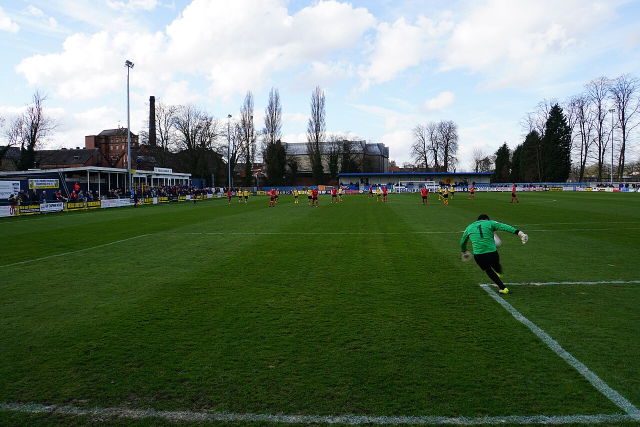
#> input picture scripts/fixtures/match-real.jpg, 1280 x 853 px (shown at 1/2 size)
$ python benchmark-footage-import.py --images fixtures
#> lines starting #> are read from the running program, lines starting #| are printed output that depends on the picture
#!/usr/bin/env python3
"""Offline benchmark for the pinned Roboflow soccer models.

The normal command runs the measured 1280px path. Use --worker only through
the parent process. --verify checks the committed, generated artifacts without
importing Ultralytics.
"""
from __future__ import annotations

import argparse
import hashlib
import json
import os
import platform
import resource
import subprocess
import sys
import time
from pathlib import Path
from typing import Any

ROOT = Path(__file__).resolve().parents[1]
SOURCE = ROOT / "scripts/fixtures/match-real.jpg"
OUT = ROOT / "docs/research/footage-import"
SAMPLES = OUT / "samples"
OVERLAYS = OUT / "overlays"
PLAYER_MODEL = Path("/tmp/roboflow-models/player.pt")
PITCH_MODEL = Path("/tmp/roboflow-models/pitch.pt")
UPSTREAM_COMMIT = "42c80c06b6b65a7f89455b89fe31cdf4c38ba227"
MODEL_URLS = {
    "player": "https://drive.google.com/uc?id=17PXFNlx-jI7VjVo_vQnB1sONjRyvoB-q",
    "pitch": "https://drive.google.com/uc?id=1Ma5Kt86tgpdjCTKfum79YMgNnSjcoOyf",
}

# Complete visual foot-point labels for the 20 visible players in the source
# fixture. `team` records only the visible jersey-color group, not identity or
# verified club membership. The black-clad referee is excluded. One goalkeeper
# and one opposing outfield player are off screen or not separable, so this is
# not a 22-player claim.
MANUAL_PLAYERS = [
    {"id": "red-01", "team": "red", "foot_px": [459, 410]},
    {"id": "red-02", "team": "red", "foot_px": [544, 418]},
    {"id": "red-03", "team": "red", "foot_px": [554, 411]},
    {"id": "red-04", "team": "red", "foot_px": [631, 418]},
    {"id": "red-05", "team": "red", "foot_px": [668, 410]},
    {"id": "red-06", "team": "red", "foot_px": [742, 401]},
    {"id": "red-07", "team": "red", "foot_px": [770, 407]},
    {"id": "red-08", "team": "red", "foot_px": [851, 414]},
    {"id": "red-09", "team": "red", "foot_px": [945, 402]},
    {"id": "red-10", "team": "red", "foot_px": [1029, 410]},
    {"id": "yellow-01", "team": "yellow", "foot_px": [480, 410]},
    {"id": "yellow-02", "team": "yellow", "foot_px": [492, 412]},
    {"id": "yellow-03", "team": "yellow", "foot_px": [593, 410]},
    {"id": "yellow-04", "team": "yellow", "foot_px": [619, 416]},
    {"id": "yellow-05", "team": "yellow", "foot_px": [681, 407]},
    {"id": "yellow-06", "team": "yellow", "foot_px": [759, 408]},
    {"id": "yellow-07", "team": "yellow", "foot_px": [882, 403]},
    {"id": "yellow-08", "team": "yellow", "foot_px": [892, 413]},
    {"id": "yellow-09", "team": "yellow", "foot_px": [905, 403]},
    {"id": "goalkeeper", "team": "green_goalkeeper", "foot_px": [1008, 586]},
]

# Roboflow Sports `SoccerPitchConfiguration.vertices`, in centimeters.
PITCH_VERTICES = [
    [0, 0], [0, 1450], [0, 2584], [0, 4416], [0, 5550], [0, 7000],
    [550, 2584], [550, 4416], [1100, 3500], [2015, 1450], [2015, 2584],
    [2015, 4416], [2015, 5550], [6000, 0], [6000, 2585], [6000, 4415],
    [6000, 7000], [9985, 1450], [9985, 2584], [9985, 4416], [9985, 5550],
    [10900, 3500], [11450, 2584], [11450, 4416], [12000, 0], [12000, 1450],
    [12000, 2584], [12000, 4416], [12000, 5550], [12000, 7000],
    [5085, 3500], [6915, 3500],
]


# [6 lines left out: function sha256, not called in this run]


def json_dump(path: Path, value: Any) -> None:
    path.parent.mkdir(parents=True, exist_ok=True)
    path.write_text(json.dumps(value, indent=2, sort_keys=True) + "\n", encoding="utf-8")


def make_samples() -> list[dict[str, Any]]:
    from PIL import Image, ImageEnhance, ImageDraw

    image = Image.open(SOURCE).convert("RGB")
#> image is the input picture: PIL image 1280x853 RGB; mean R, G, B 102.2, 118.7, 99.4
    SAMPLES.mkdir(parents=True, exist_ok=True)
    original = SAMPLES / "match-real.jpg"
    image.save(original, quality=92, optimize=True)

    partial = image.crop((320, 330, 1280, 853))
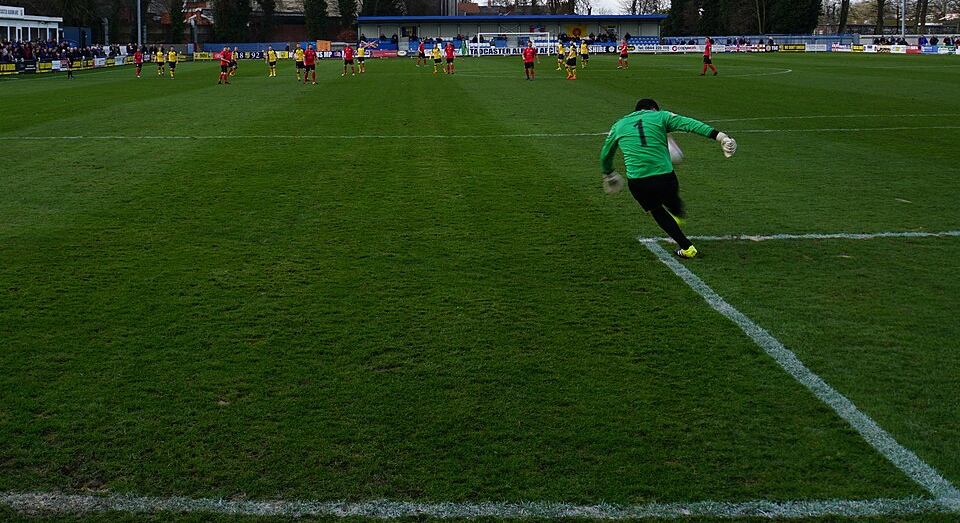
#> partial: PIL image 960x523 RGB; mean R, G, B 41.3, 63.6, 24.6
    partial.save(SAMPLES / "partial-pitch.jpg", quality=88, optimize=True)

    occluded = image.copy()
    draw = ImageDraw.Draw(occluded, "RGBA")
    draw.rectangle((520, 330, 815, 555), fill=(25, 25, 25, 205), outline=(255, 180, 0, 255), width=5)
    occluded.save(SAMPLES / "occlusion.jpg", quality=88, optimize=True)
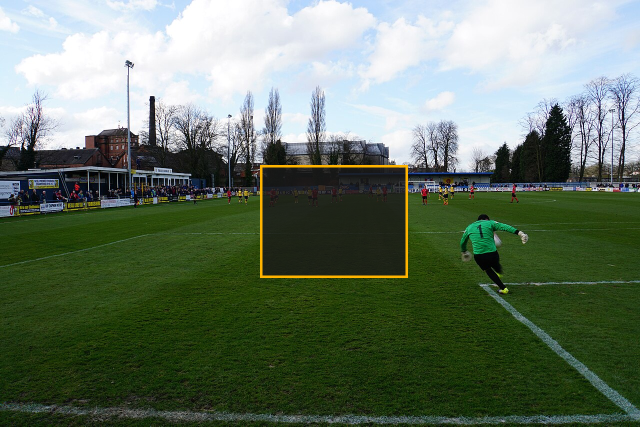
#> saved as occlusion.jpg: PIL image 1280x853 RGB (shown at 1/2 size); mean R, G, B 102.1, 117.2, 99.2

    poor = image.resize((384, 256), Image.Resampling.BILINEAR)
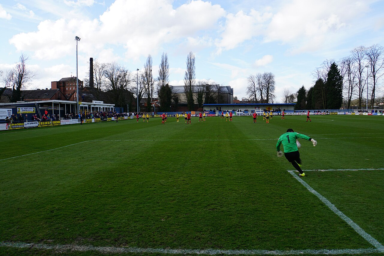
#> poor: PIL image 384x256 RGB; mean R, G, B 102.2, 118.7, 99.4
    poor = ImageEnhance.Contrast(poor).enhance(0.72)
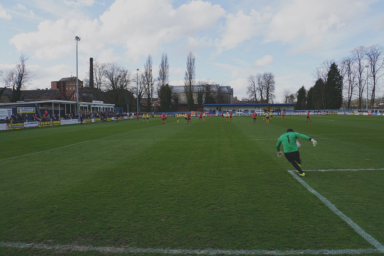
#> poor: PIL image 384x256 RGB; mean R, G, B 104.5, 116.3, 102.4
    poor = poor.resize(image.size, Image.Resampling.BILINEAR)
#> poor: PIL image 1280x853 RGB
    poor.save(SAMPLES / "poor-quality.jpg", quality=18, optimize=True)

    records = []
    for path in sorted(SAMPLES.glob("*.jpg")):
        with Image.open(path) as sample:
            records.append({
                "id": path.stem,
                "path": str(path.relative_to(ROOT)),
                "sha256": sha256(path),
                "width": sample.width,
                "height": sample.height,
                "source": "fixture" if path.stem == "match-real" else "locally generated derivative",
            })
    return records


def normalized_xyxy(box: list[float], width: int, height: int) -> list[float]:
    x1, y1, x2, y2 = box
    return [x1 / width, y1 / height, x2 / width, y2 / height]


# [66 lines left out: function worker, not called in this run]


def run_worker(component: str, size: int, timeout: int, images: list[Path], temp: Path) -> dict[str, Any]:
    command = [sys.executable, str(Path(__file__).resolve()), "--worker", component, "--size", str(size), "--output", str(temp)]
    command += ["--images", *(str(path) for path in images)]
    environment = os.environ.copy()
    environment.update({"OMP_NUM_THREADS": "2", "MKL_NUM_THREADS": "2"})
    started = time.perf_counter()
    try:
#> (the run stopped early here; a loop or call above may not have finished)
